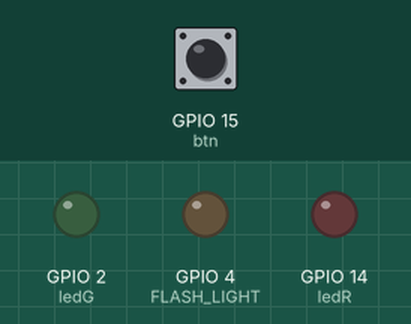
The sketch below on a simulated ESP32. On the bench: output pins drawn as LEDs (lit = HIGH). The test bench sets the inputs (shaded band); at power-on: GPIO 15 (btn) HIGH. WiFi joins after 1.5 s; servers stay silent unless stated; uploads are accepted with an empty reply; the camera gives no picture; what the sketch prints to the serial monitor is not drawn.

Above: at 4.5 s.
4.6 s: GPIO 15 (btn) pulled LOW for 0.15 s
At 6.1 s:
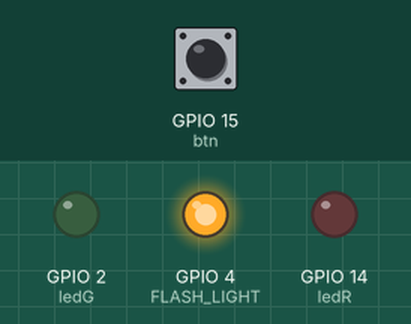
At 7.2 s:
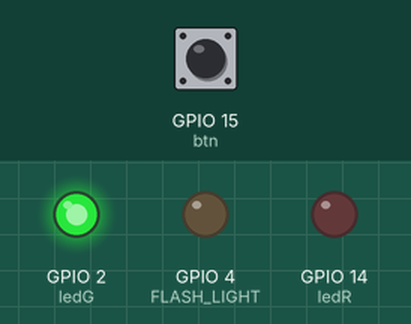
Timing chart, 0 to 13.3 s (numbered marks = the images above; inputs shaded):
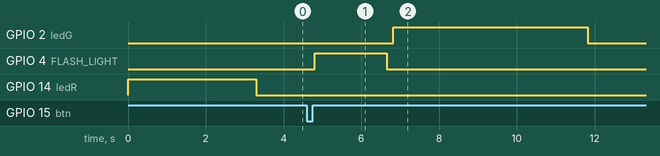

Measured:
- after the input at 4.6 s, GPIO 2 (ledG): LOW → HIGH after 2.2 s, → LOW 5.0 s later; GPIO 4 (FLASH_LIGHT): LOW → HIGH after 0.20 s, → LOW 1.9 s later

The sketch:

ESP.ino
```cpp
#include <Arduino.h>
#include <WiFi.h>
#include "soc/soc.h"
#include "soc/rtc_cntl_reg.h"
#include "esp_camera.h"
#include "ArrayList.h"

template<typename T>
void printArray(ArrayList<T> &list) {
  for (int i = 0; i < list.size(); i++) {
    Serial.print("[" + String(i) + "]: ");
    Serial.println(list[i]);
  }
  Serial.println();
}


const char* ssid = "MichalP";
const char* password = "heslojeheslo";

//String serverName = "https://facerecog-gate-be.herokuapp.com";
String serverName = "172.20.10.10";   // OR REPLACE WITH YOUR DOMAIN NAME
//String serverName = "192.168.31.100";   // localhost

String serverPath = "/api/v1/users/images/check";     // The default serverPath should be upload.php

//const int serverPort = 80;
const int serverPort = 8000;

int serverStatusOk = 200;

int timoutTimer = 30000;

WiFiClient client;


#define PWDN_GPIO_NUM     32
#define RESET_GPIO_NUM    -1
#define XCLK_GPIO_NUM      0
#define SIOD_GPIO_NUM     26
#define SIOC_GPIO_NUM     27

#define Y9_GPIO_NUM       35
#define Y8_GPIO_NUM       34
#define Y7_GPIO_NUM       39
#define Y6_GPIO_NUM       36
#define Y5_GPIO_NUM       21
#define Y4_GPIO_NUM       19
#define Y3_GPIO_NUM       18
#define Y2_GPIO_NUM        5
#define VSYNC_GPIO_NUM    25
#define HREF_GPIO_NUM     23
#define PCLK_GPIO_NUM     22
#define FLASH_LIGHT        4


#define ledG 2
#define ledR 14
#define btn 15

String line;
bool readyTake = true;
int maxPhotos = 5; // max 5 for now

void setup() {
  WRITE_PERI_REG(RTC_CNTL_BROWN_OUT_REG, 0);
  Serial.begin(115200);
  pinMode(ledG, OUTPUT);
  pinMode(ledR, OUTPUT);
  pinMode(btn, INPUT);
  digitalWrite(ledG, LOW);
  digitalWrite(ledR, HIGH);
  //pinMode(relay, OUTPUT);
  //digitalWrite(relay, LOW);
  pinMode(FLASH_LIGHT, OUTPUT);
  digitalWrite(FLASH_LIGHT, LOW);
  WiFi.mode(WIFI_STA);
  Serial.println();
  Serial.print("Connecting to ");
  Serial.println(ssid);
  WiFi.begin(ssid, password);
  while (WiFi.status() != WL_CONNECTED) {
    Serial.print(".");
    delay(500);
  }
  Serial.println();
  Serial.print("Wifi connected!");
  Serial.println();
  delay(500);
  Serial.print("ESP32-CAM IP Address: ");
  Serial.println(WiFi.localIP());
  delay(500);
  camera_config_t config;
  config.ledc_channel = LEDC_CHANNEL_0;
  config.ledc_timer = LEDC_TIMER_0;
  config.pin_d0 = Y2_GPIO_NUM;
  config.pin_d1 = Y3_GPIO_NUM;
  config.pin_d2 = Y4_GPIO_NUM;
  config.pin_d3 = Y5_GPIO_NUM;
  config.pin_d4 = Y6_GPIO_NUM;
  config.pin_d5 = Y7_GPIO_NUM;
  config.pin_d6 = Y8_GPIO_NUM;
  config.pin_d7 = Y9_GPIO_NUM;
  config.pin_xclk = XCLK_GPIO_NUM;
  config.pin_pclk = PCLK_GPIO_NUM;
  config.pin_vsync = VSYNC_GPIO_NUM;
  config.pin_href = HREF_GPIO_NUM;
  config.pin_sscb_sda = SIOD_GPIO_NUM;
  config.pin_sscb_scl = SIOC_GPIO_NUM;
  config.pin_pwdn = PWDN_GPIO_NUM;
  config.pin_reset = RESET_GPIO_NUM;
  config.xclk_freq_hz = 20000000;
  config.pixel_format = PIXFORMAT_JPEG;

  config.frame_size = FRAMESIZE_XGA; //VGA, SVGA, XGA
  config.jpeg_quality = 4;  //0-63 lower number means higher quality
  config.fb_count = maxPhotos;
  delay(500);
  // camera init
  esp_err_t err = esp_camera_init(&config);
  if (err != ESP_OK) {
    Serial.printf("Camera init failed with error 0x%x", err);
    delay(1000);
    ESP.restart();
  }
  digitalWrite(ledR, LOW);
}

void loop() {
  if ((digitalRead(btn) == LOW) && readyTake == true) {
    readyTake = false;
    Serial.println("Zapinam foceni!!!");
    bool result = sendPhoto();
    Serial.print("Výsledek je: ");
    Serial.print(result);
    Serial.println();
    if (result == true) {
      digitalWrite(ledR , LOW);
      Serial.println("Otevírám dveře!");
      digitalWrite(ledG , HIGH);
      delay(5000);
      digitalWrite(ledG , LOW);
      Serial.println("Zavírám dveře!");

    }
    else {
      digitalWrite(ledG , LOW);
      Serial.println("Neotevřu");
      digitalWrite(ledR , HIGH);
      delay(5000);
      digitalWrite(ledR , LOW);
    }
    readyTake = true;
    Serial.println("----------------------------");
  }
  if (maxPhotos == 0) {
    ESP.restart();
  }
}

bool sendPhoto() {
  String getAll;
  String getBody;
  String lineRes;
  bool result;

  Serial.println("Connecting to server: " + serverName);

  if (client.connect(serverName.c_str(), serverPort)) {
    Serial.println("Connection successful!");
    maxPhotos -= 1;
    digitalWrite(FLASH_LIGHT, HIGH);
    delay(1000);

    camera_fb_t * fb = NULL;

    fb = esp_camera_fb_get();
    esp_camera_fb_return(fb); // dispose the buffered image
    fb = NULL; // reset to capture errors
    fb = esp_camera_fb_get();
    esp_camera_fb_return(fb); // dispose the buffered image
    fb = NULL; // reset to capture errors
    fb = esp_camera_fb_get();
    esp_camera_fb_return(fb); // dispose the buffered image
    fb = NULL; // reset to capture errors
    fb = esp_camera_fb_get();
    esp_camera_fb_return(fb); // dispose the buffered image
    fb = NULL; // reset to capture errors
    fb = esp_camera_fb_get();
    esp_camera_fb_return(fb); // dispose the buffered image
    fb = NULL; // reset to capture errors
    fb = esp_camera_fb_get(); // get fresh image
    if (!fb) {
      Serial.println("Camera capture failed");
      delay(1000);
      ESP.restart();
    }
    delay(500);
    digitalWrite(FLASH_LIGHT, LOW);
    String head = "--FaceRecoGate\r\nContent-Disposition: form-data; name=\"file\"; filename=\"check.jpg\"\r\nContent-Type: image/jpeg\r\n\r\n";
    String tail = "\r\n--FaceRecoGate--\r\n";

    uint32_t imageLen = fb->len;
    uint32_t extraLen = head.length() + tail.length();
    uint32_t totalLen = imageLen + extraLen;

    client.println("POST " + serverPath + " HTTP/1.1");
    client.println("Host: " + serverName);
    client.println("Content-Length: " + String(totalLen));
    client.println("Content-Type: multipart/form-data; boundary=FaceRecoGate");
    client.println();
    client.print(head);

    uint8_t *fbBuf = fb->buf;
    size_t fbLen = fb->len;
    for (size_t n = 0; n < fbLen; n = n + 1024) {
      if (n + 1024 < fbLen) {
        client.write(fbBuf, 1024);
        fbBuf += 1024;
      }
      else if (fbLen % 1024 > 0) {
        size_t remainder = fbLen % 1024;
        client.write(fbBuf, remainder);
      }
    }
    client.print(tail);


    long startTimer = millis();
    boolean state = true;

    Serial.println("Jedeme tečky");
    while ((startTimer + timoutTimer) > millis() && state) {
      delay(100);
      while (client.available()) {
        char c = client.read();
        if (c != '\n') {
          lineRes += String(c);
        }
        else {
          client.stop();
          state = false;
          break;
        }
      }
    }
  }
  else {
    getBody = "Connection to " + serverName +  " failed.";
    Serial.println(getBody);
  }
  if (!client.connected()) {
    Serial.println("disconnected");
    client.stop();
  }
  Serial.println(lineRes);
  Serial.println(lineRes.substring(9, 12));
  int status_code = lineRes.substring(9, 12).toInt();

  if (status_code == serverStatusOk) {
    Serial.println("Otevřeno!");
    result = true;
  }
  else {
    Serial.println("Nepustím!");
    result = false;
  }


  return result;
}
```
